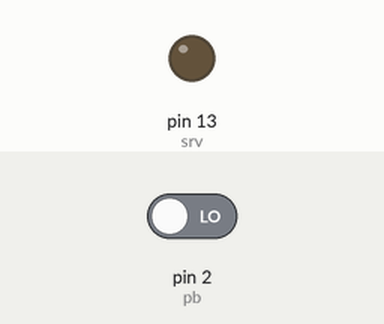
Bench run of a sketch on a simulated Arduino Uno, built with avr-gcc and run on an emulated ATmega328P. Shown: output pins drawn as LEDs (lit = HIGH). The inputs (shaded band) are chosen by the test bench; at power-on: pin 2 (pb) LOW.

Above: at 1.2 s.
1.3 s: pin 2 (pb) driven HIGH
At 1.6 s:
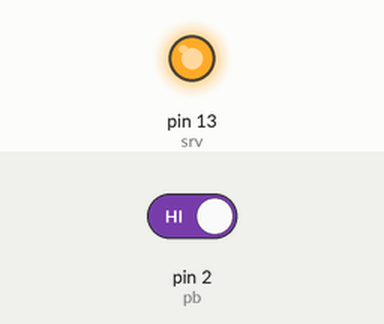
2.8 s: pin 2 (pb) driven LOW
At 4.0 s:
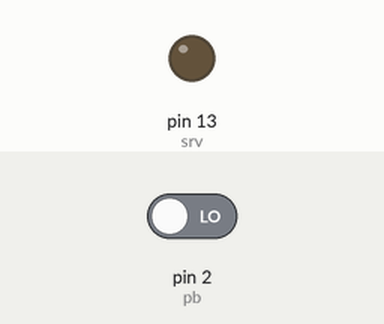
Timing chart, 0 to 5.8 s (numbered marks = the images above; inputs shaded):
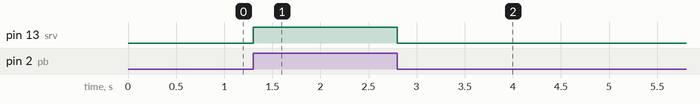

Measured:
- after the input at 1.3 s, pin 13 (srv): LOW → HIGH at once
- after the input at 2.8 s, pin 13 (srv): HIGH → LOW at once

The sketch:

servo_control.ino
```cpp
/*
  Servo control
  Control a servo with a switch
 */

// Pin 13 is our servo
int srv = 13;

// Pin 2 is our switch output
int pb = 2;

void setup()
{
  // set pin 13 to be an output (writable)
  pinMode(srv, OUTPUT);
  // set pin 2 to be input data (readable)
  pinMode(pb, INPUT);
}

// repeats ad nauseum
void loop()
{
  // read button state
  int buttonState = digitalRead(pb);
  if (buttonState == HIGH)
  {
    act();
  }
  else
  {
    noAct();
  }
}

// spin the servo
void act()
{
  digitalWrite(srv, HIGH);
}

// stop servo
void noAct()
{
  digitalWrite(srv, LOW);
}
```
